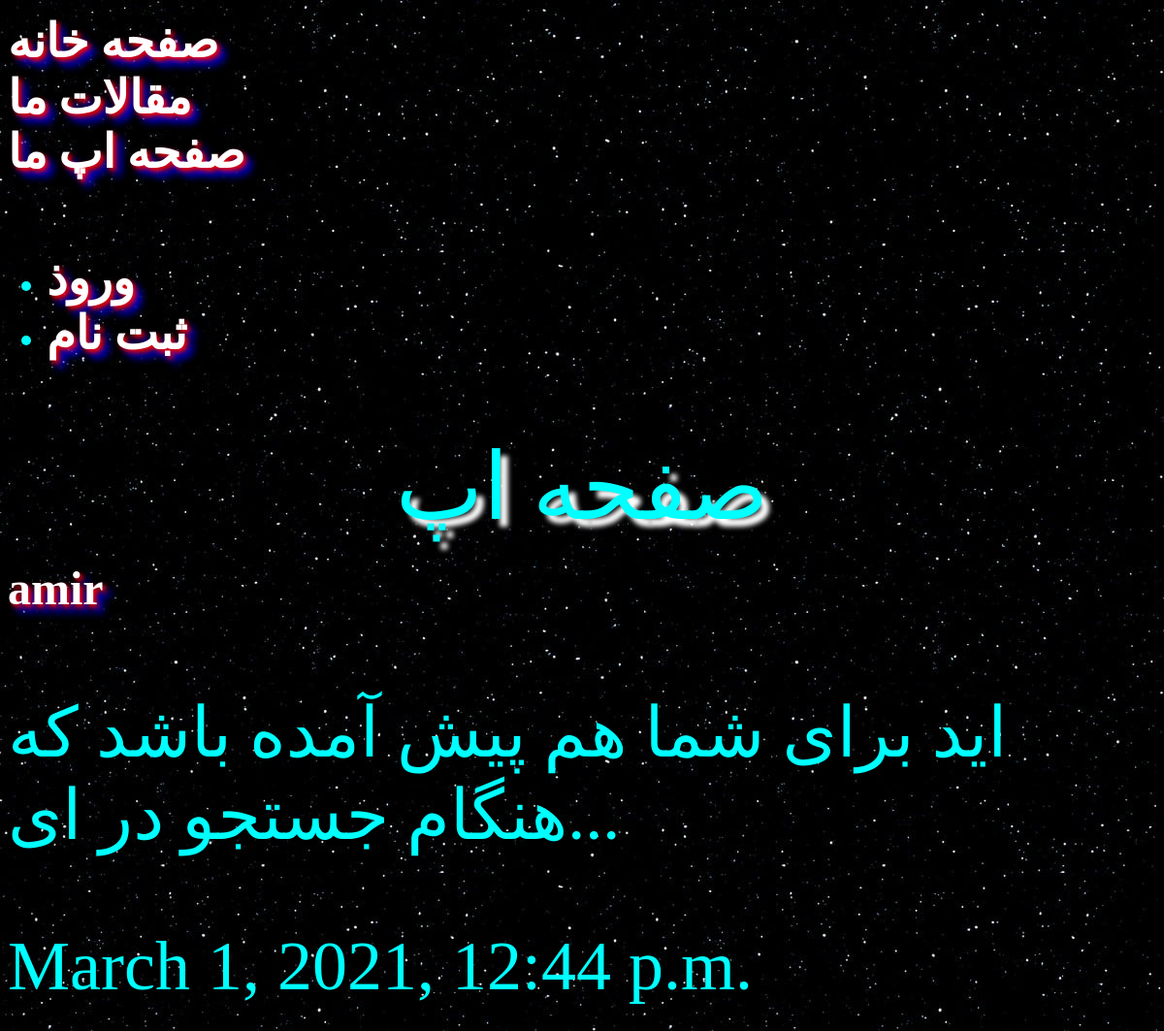
Page /free/ on the committed database.
### free/models.py (models this page shows, shortened)
class Free (models.Model):
    title = models.CharField(max_length=100)
    slug = models.SlugField()
    body = models.TextField()
    date = models.DateTimeField(auto_now_add=True)
    images= models.ImageField(default='default.jpg',blank=True)
    def snippet(self):
        return self.body[0:50]+'...'

### free/views.py (the view)
# urls.py: path('',views.free_list, name="list"),
def free_list(request):
    free = models.Free.objects.all().order_by('-date')
    return render (request , 'free/free_list.html',{'free_1':free})

### free/templates/free/free_list.html (shortened to what this page needs)
{%extends 'base.html'%}
{%block content%}
<div class="container_1">
    <h1><center>
      صفحه اپ
    </center>
  </h1>
  </div>
    {% for free in free_1 %}
      <h2><a href="{% url 'free:detial' slug=free.slug %}">{{free.title}}</a>
      <p>{{free.snippet}}</p>
      <p>{{free.date}}</p>
    {%endfor%}
    </h2>
{%endblock%}

### assets/styles.css (style rules this page uses)
body { background-color: #0f121f; background-image:url(/static/stars.jpg); color:#0ff; font-size:xxx-large; }
h1 { text-shadow: 8px 8px 5px #fff }
h1,h2,h3,h4,h5 { font-weight:normal; margin:0; }
a,a { color:#fff; text-decoration:none; font-family:Monotype Corsiva; font-weight:bolder; font-size:xxx-large; text-shadow: 3px 3px 5px red , 8px 8px 8px blue }

### rows in the picture
Free: title "amir", snippet "اید برای شما هم پیش آمده باشد که هنگام جستجو در ای...", date "March 1, 2021, 12:44 p.m."
